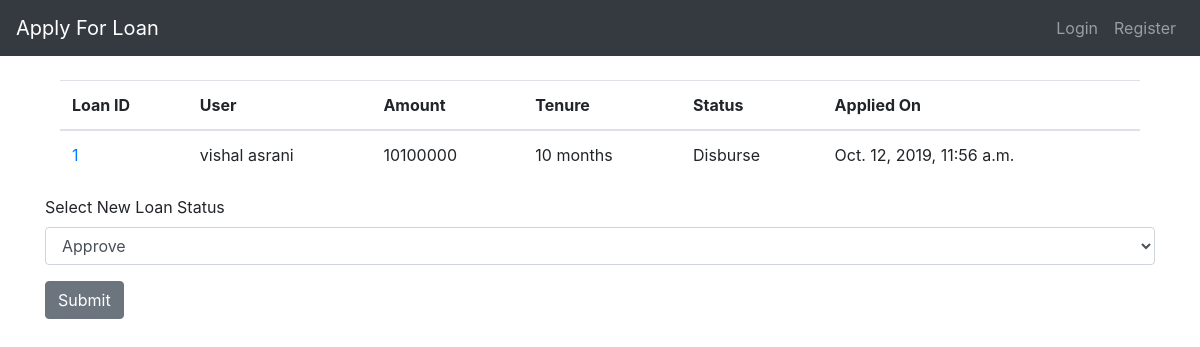
The page /loan_application/status/1 on the database its author committed.
### authenticate/models.py (models this page shows, shortened)
class LoanApplication(models.Model):
    UNDER_REVIEW = "under_review"
    APPROVED = "approved"
    DISBURSED = "disbursed"
    REJECTED = "rejected"
    TYPE_CHOICES = (
        (UNDER_REVIEW, "under_review"),
        (APPROVED, "approved"),
        (DISBURSED, "disbursed"),
        (REJECTED, "rejected"),
    )
    user = models.ForeignKey(User, on_delete=models.CASCADE)
    amount = models.PositiveIntegerField(default=100000)
    tenure = models.PositiveIntegerField(default=12)
    status = models.CharField(max_length=20, default=UNDER_REVIEW, choices=TYPE_CHOICES)
    created_date = models.DateTimeField(auto_now_add=True)
    modified_date = models.DateTimeField(auto_now=True)

### authenticate/views.py (the view, shortened to what this page needs)
class LoanStatus(View):
    def get(self, *args, **kwargs):
        loan_details = LoanApplication.objects.get(id=kwargs["loan_id"])
        return render(
            self.request, "authenticate/update_loan_status.html", {"loan": loan_details}
        )

### authenticate/templatetags/template_filter.py (called while the page is built)
@register.filter
def is_admin(arg):
    return arg.groups.filter(name="ADMIN").exists()

### authenticate/templates/authenticate/update_loan_status.html (shortened to what this page needs)
{% extends 'authenticate/base.html' %}
{% block content %}
<div class="col-md-12 offset-md-0">
	<table class="table">
	  <thead>
		<tr>
			<th scope="col">Loan ID</th>
			<th scope="col">User</th>
			<th scope="col">Amount</th>
			<th scope="col">Tenure</th>
			<th scope="col">Status</th>
			<th scope="col">Applied On</th>
		</tr>
	  </thead>
	  <tbody>
		<tr>
			<td><a href="{% url 'authenticate:loan_status' loan_id=loan.id %}">{{ loan.id }}</a></td>
			<td>{{ loan.user.first_name }} {{ loan.user.last_name }}</td>
			<td>{{ loan.amount }}</td>
			<td>{{ loan.tenure }} months</td>
			<td>{{ loan.status }}</td>
			<td>{{ loan.created_date }}</td>
		</tr>
	  </tbody>
	</table>
</div>
<form method="POST" action="{% url 'authenticate:loan_status' loan_id=loan.id %}">
	<label>Select New Loan Status</label>
	<div class="form-group">
		<select class="form-control" id="newStatus" name="new_status">
      		<option>Approve</option>
      	</select>
	</div>
	<button type="submit" class="btn btn-secondary">Submit</button>
</form>
{% endblock %}

### rows shown on the page
LoanApplication: id "1", user.first_name "vishal", user.last_name "asrani", amount "10100000", tenure "10", status "Disburse", created_date "Oct. 12, 2019, 11:56 a.m."
